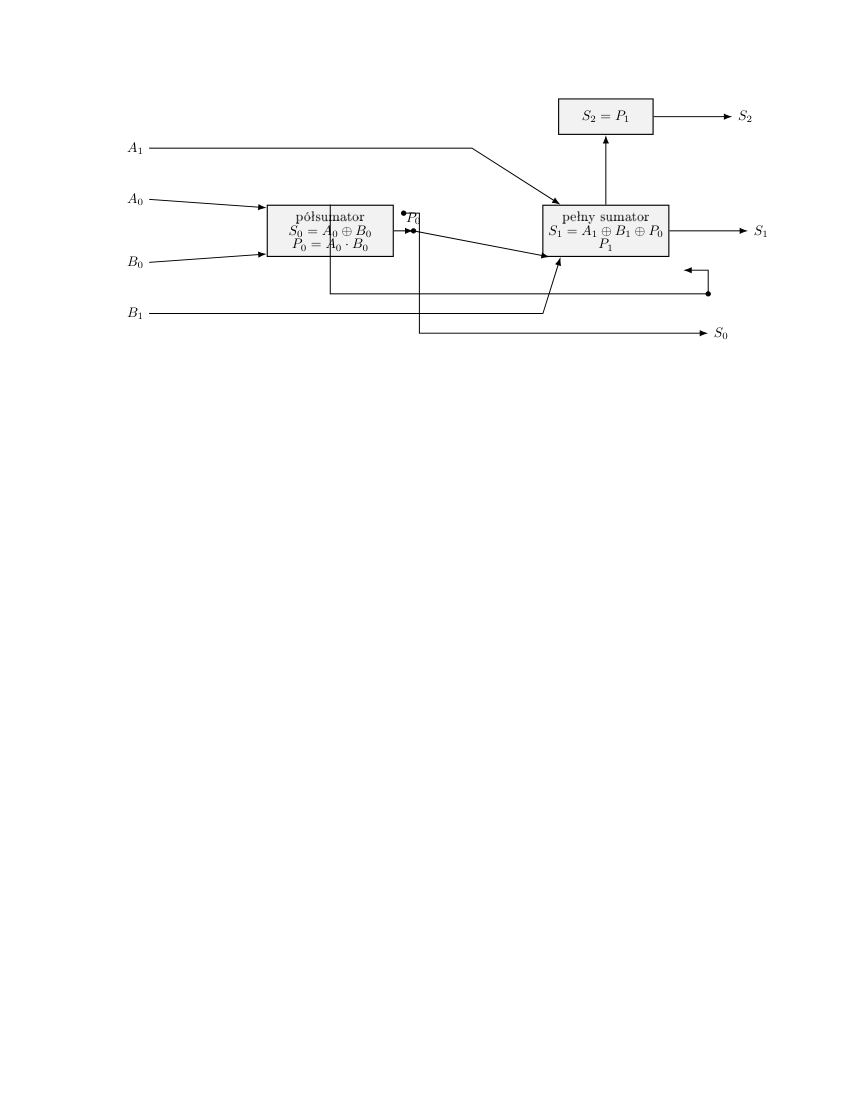
#> input picture Praca na zaliczenie/ Uwagi /„Projekt układu sumy liczby 2-bitowej z 3-bitwą na bramkach NOR.”/test_page1_blokowy.png, 850 x 1100 px
$ python -i ocr_preprocessing.py   (imports and definitions only)   (older library calls are emulated)
#> lines starting #> are read from the running program, lines starting #| are printed output that depends on the picture; after the words box and inside, x2 and y2 are one past the last pixel; in counts of white or black regions, pixels touching at a corner belong together
#> further down, picture is the input picture: shape (1100, 850, 3); min 0, max 255, mean 253.5
"""
OCR Preprocessing Pipeline — deskew, binarization, background removal, perspective.

Wdrożenie rekomendacji z Raportu Analitycznego Enterprise Pipeline OCR v7.0:
- Sekcja 2.2: "Brak explicit deskew — to istotna luka!"
- Sekcja 2.2: "Brak binaryzacji adaptacyjnej (Sauvola)"
- Sekcja 5.1: "Brak korekcji perspektywy dla zdjęć pod kątem"
- Sekcja 8.9: "Predictive Preprocessing — adaptacyjne parametry"

v7.0 Audit — wszystkie krytyczne luki preprocessing załatane.
"""

from __future__ import annotations

import math
from pathlib import Path
from typing import Any

from structlog import get_logger

# [1 line that did not run here, left out]

try:
    import cv2
    import numpy as np

    HAS_CV2 = True
except ImportError:
    HAS_CV2 = False
    cv2 = None  # type: ignore
    np = None  # type: ignore

try:
    from PIL import Image, ImageFilter, ImageOps

    HAS_PIL = True
except ImportError:
    HAS_PIL = False
    Image = None  # type: ignore


# ═══════════════════════════════════════════════════════════════════════════
# Deskew — korekcja pochylenia (Hough Line Detection)
# ═══════════════════════════════════════════════════════════════════════════

def deskew_image(image: "np.ndarray", max_angle: float = 45.0) -> "np.ndarray":
    """Korekcja pochylenia dokumentu przez wykrycie kątów linii Hougha.

    Raport v7.0: "Dokumenty skanowane często są pochylone o 1-5 stopni"

    Args:
        image: Obraz OpenCV (BGR lub grayscale).
        max_angle: Maksymalny kąt korekcji w stopniach.

    Returns:
        Obraz po korekcji pochylenia (lub oryginał jeśli nie wykryto).
    """
#> called with max_angle = 45
    if not HAS_CV2 or image is None:
        return image

    try:
        gray = cv2.cvtColor(image, cv2.COLOR_BGR2GRAY) if len(image.shape) == 3 else image
        # Invert if light background (most documents)
        if np.mean(gray) > 127:
            gray = cv2.bitwise_not(gray)
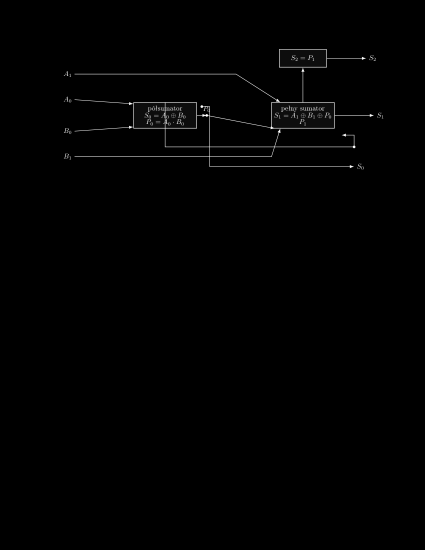
#> gray: shape (1100, 850) (shown at 1/2 size); min 0, max 255, mean 1.5

        # Wykryj krawędzie
        edges = cv2.Canny(gray, 50, 150, apertureSize=3)
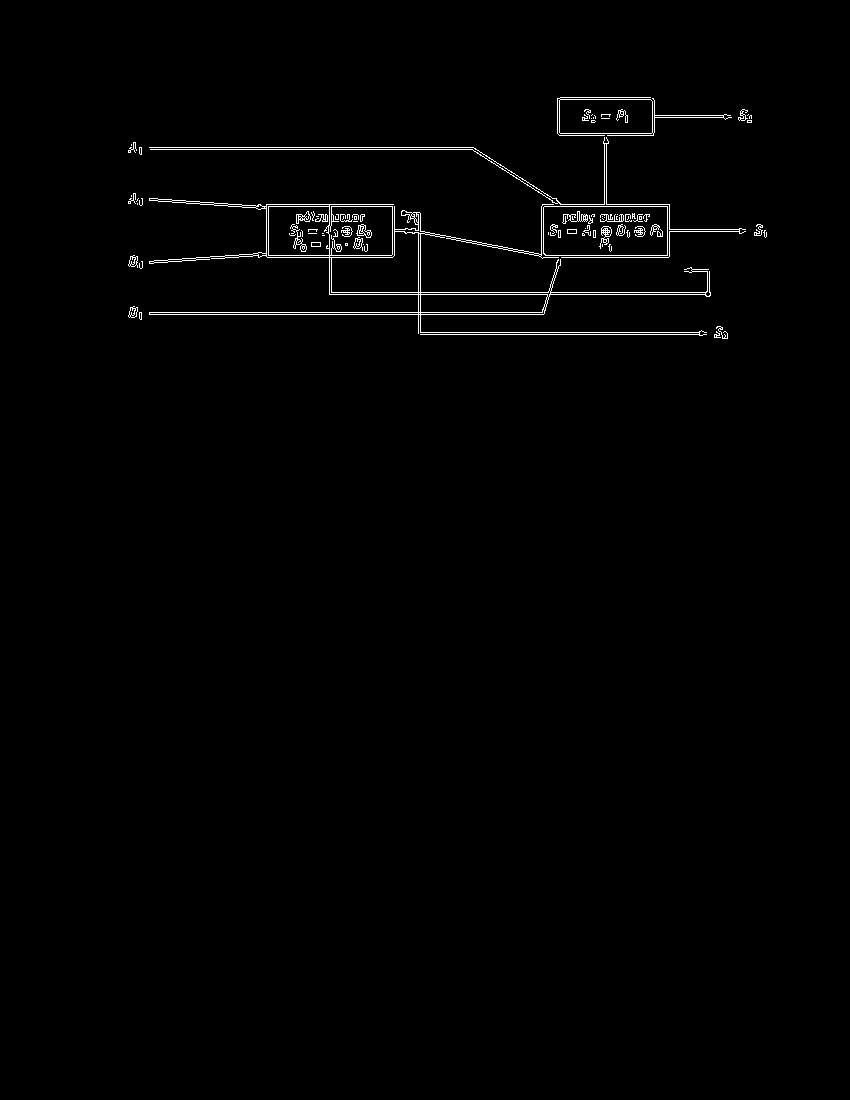
#> edges: shape (1100, 850); 0.95% white in thin lines or dots, all inside (x1, y1, x2, y2) = (128, 97, 767, 339)

        # Hough Lines
        lines = cv2.HoughLines(edges, 1, np.pi / 180, 200)
#> lines = [[312, 1.57], [314, 1.57], [292, 1.57], [294, 1.57], [147, 1.57], [149, 1.57], [334, 1.57], [257, 1.57], [332, 1.57], [255, 1.57], [204, 1.57], [206, 1.57]]
        if lines is None:
            return image

        # Zbierz kąty
        angles: list[float] = []
        for line in lines:
            rho, theta = line[0]
            angle = theta * 180.0 / np.pi - 90.0
            # Filtruj kąty bliskie poziomym i pionowym
            if abs(angle) < max_angle and abs(angle) > 0.1:
                angles.append(angle)
#> this loop made 12 passes
#> (line, rho) on passes 1 to 8: ([[312, 1.57]], 312), ([[314, 1.57]], 314), ([[292, 1.57]], 292), ([[294, 1.57]], 294), ([[147, 1.57]], 147), ([[149, 1.57]], 149), ([[334, 1.57]], 334), ([[257, 1.57]], 257)
#> after the loop, angles = []

        if not angles:
            return image

        median_angle = float(np.median(angles))
        if abs(median_angle) < 0.3:
            return image  # Pomijalne pochylenie

        # Rotacja
        (h, w) = image.shape[:2]
        center = (w // 2, h // 2)
        M = cv2.getRotationMatrix2D(center, median_angle, 1.0)
        rotated = cv2.warpAffine(
            image, M, (w, h),
            flags=cv2.INTER_CUBIC,
            borderMode=cv2.BORDER_REPLICATE,
        )
        logger.debug("[PREPROC] Deskew applied: angle=%.2f°", median_angle)
        return rotated

    except Exception as exc:
        logger.warning("[PREPROC] Deskew failed: %s", exc)
        return image


# ═══════════════════════════════════════════════════════════════════════════
# Sauvola Binarization — adaptacyjna binaryzacja
# ═══════════════════════════════════════════════════════════════════════════

# [187 lines left out: functions sauvola_binarize, remove_background, correct_perspective, not called in this run]


# ═══════════════════════════════════════════════════════════════════════════
# Predictive Preprocessing — adaptacyjne dostosowanie parametrów
# ═══════════════════════════════════════════════════════════════════════════

def predictive_preprocess(
    image: "np.ndarray",
    quality_assessment: dict[str, float] | None = None,
) -> "np.ndarray":
    """Predykcyjny preprocessing na podstawie oceny jakości obrazu.

    Raport v7.0, Innowacja 13:
    - Sharpness < 0.3 → zwiększ UnsharpMask (radius=2, percent=200)
    - Contrast < 0.2 → zastosuj CLAHE (OpenCV)
    - Brightness < 0.3 lub > 0.7 → Gamma correction
    - Entropy < 0.3 → obraz prawdopodobnie pusty → pomiń

    Args:
        image: Obraz OpenCV (BGR lub grayscale).
        quality_assessment: Wynik assess_image_quality (sharpness, contrast, brightness, entropy).

    Returns:
        Obraz po predykcyjnym preprocessingu.
    """
    if not HAS_CV2 or image is None:
        return image

    try:
        result = image.copy()
        gray = cv2.cvtColor(result, cv2.COLOR_BGR2GRAY) if len(result.shape) == 3 else result

        if quality_assessment is None:
            # Szybka ocena jakości
            sharpness = min(float(cv2.Laplacian(gray, cv2.CV_64F).var()) / 500.0, 1.0)
#> sharpness = 1
            mean_val, stddev_val = cv2.meanStdDev(gray)
#> mean_val = [253.5]; stddev_val = [14.98]
            contrast = min(float(stddev_val[0][0]) / 80.0, 1.0)
#> contrast = 0.187
            brightness = float(mean_val[0][0]) / 255.0
#> brightness = 0.994
            entropy_val = _estimate_entropy(gray)
        else:
            sharpness = quality_assessment.get("sharpness", 0.5)
            contrast = quality_assessment.get("contrast", 0.5)
            brightness = quality_assessment.get("brightness", 0.5)
            entropy_val = quality_assessment.get("entropy", 0.5)

        # Entropy < 0.3 → obraz prawdopodobnie pusty
        if entropy_val < 0.3:
            logger.debug("[PREPROC] Low entropy (%.3f) — likely blank, skipping heavy preprocessing", entropy_val)
            return result

        # Sharpness < 0.3 → UnsharpMask
        if sharpness < 0.3 and HAS_PIL:
            try:
                pil_img = Image.fromarray(cv2.cvtColor(result, cv2.COLOR_BGR2RGB) if len(result.shape) == 3 else result)
                sharpened = pil_img.filter(ImageFilter.UnsharpMask(radius=2, percent=200, threshold=3))
                result = cv2.cvtColor(np.array(sharpened), cv2.COLOR_RGB2BGR) if len(result.shape) == 3 else np.array(sharpened)
                logger.debug("[PREPROC] Low sharpness (%.3f) → UnsharpMask applied", sharpness)
            except Exception:
                pass

        # Contrast < 0.2 → CLAHE
        if contrast < 0.2:
            try:
                clahe = cv2.createCLAHE(clipLimit=2.0, tileGridSize=(8, 8))
                if len(result.shape) == 3:
                    lab = cv2.cvtColor(result, cv2.COLOR_BGR2LAB)
                    l, a, b = cv2.split(lab)
                    l = clahe.apply(l)
                    result = cv2.cvtColor(cv2.merge([l, a, b]), cv2.COLOR_LAB2BGR)
                else:
                    result = clahe.apply(result)
                logger.debug("[PREPROC] Low contrast (%.3f) → CLAHE applied", contrast)
            except Exception:
                pass

        # Brightness < 0.3 lub > 0.7 → Gamma correction
        if brightness < 0.3 or brightness > 0.7:
            try:
                target_brightness = 0.5
                gamma = math.log(target_brightness) / math.log(max(brightness, 0.01))
                gamma = max(0.2, min(5.0, gamma))
                look_up_table = np.array([
                    ((i / 255.0) ** (1.0 / gamma)) * 255 for i in range(256)
                ], dtype=np.uint8)
                result = cv2.LUT(result, look_up_table)
                logger.debug("[PREPROC] Brightness (%.3f) → Gamma %.2f applied", brightness, gamma)
            except Exception:
                pass

        return result

    except Exception as exc:
        logger.warning("[PREPROC] Predictive preprocessing failed: %s", exc)
        return image


# ═══════════════════════════════════════════════════════════════════════════
# Full preprocessing pipeline
# ═══════════════════════════════════════════════════════════════════════════

def full_ocr_preprocess(
    image: "np.ndarray",
    *,
    apply_deskew: bool = True,
    apply_sauvola: bool = True,
    apply_background_removal: bool = False,
    apply_perspective_correction: bool = False,
    apply_predictive: bool = True,
    quality_assessment: dict[str, float] | None = None,
    sauvola_k: float = 0.2,
    sauvola_window: int = 25,
) -> "np.ndarray":
    """Pełny pipeline preprocessing OCR (v7.0).

    Kolejność operacji (zoptymalizowana):
    1. Korekcja perspektywy (jeśli zdjęcie pod kątem)
    2. Usuwanie tła
    3. Deskew (korekcja pochylenia)
    4. Predictive preprocessing (CLAHE, gamma, unsharp)
    5. Binaryzacja Sauvola

    Args:
        image: Obraz OpenCV.
        apply_deskew: Włącz korekcję pochylenia.
        apply_sauvola: Włącz binaryzację Sauvola.
        apply_background_removal: Włącz usuwanie tła.
        apply_perspective_correction: Włącz korekcję perspektywy.
        apply_predictive: Włącz predykcyjny preprocessing.
        quality_assessment: Opcjonalna ocena jakości.
        sauvola_k: Parametr k Sauvola.
        sauvola_window: Rozmiar okna Sauvola.

    Returns:
        Obraz OpenCV po pełnym preprocessingu.
    """
    if not HAS_CV2 or image is None:
        return image

    result = image.copy()

    if apply_perspective_correction:
        result = correct_perspective(result)

    if apply_background_removal:
        result = remove_background(result)

    if apply_deskew:
        result = deskew_image(result)

    if apply_predictive:
        result = predictive_preprocess(result, quality_assessment)

    if apply_sauvola:
        result = sauvola_binarize(result, window_size=sauvola_window, k=sauvola_k)

    logger.info(
        "[PREPROC] Full OCR preprocessing: deskew=%s, sauvola=%s, bg_removal=%s, perspective=%s, predictive=%s",
        apply_deskew, apply_sauvola, apply_background_removal,
        apply_perspective_correction, apply_predictive,
    )
    return result


# ═══════════════════════════════════════════════════════════════════════════
# Helpers
# ═══════════════════════════════════════════════════════════════════════════

def _estimate_entropy(gray: "np.ndarray") -> float:
    """Szybkie oszacowanie entropii obrazu."""
    try:
        hist = cv2.calcHist([gray], [0], None, [256], [0, 256])
#> hist = 256 values, max 912650 at index 255, min 4 at index 39, mean 3652.3
        hist = hist / hist.sum()
#> hist = 256 values, max 0.976 at index 255, min 4.28e-06 at index 39, mean 0.00391
        hist = hist[hist > 0]
        entropy_val = -float(np.sum(hist * np.log2(hist)))
#> entropy_val = 0.252
        return min(entropy_val / 8.0, 1.0)
    except Exception:
        return 0.5


# [33 lines left out: function preprocess_image_file, not called in this run]


__all__ = [
    "HAS_CV2",
    "deskew_image",
    "sauvola_binarize",
    "remove_background",
    "correct_perspective",
    "predictive_preprocess",
    "full_ocr_preprocess",
    "preprocess_image_file",
    "_estimate_entropy",
]

>>> import cv2
>>> picture = cv2.imread('../../Praca na zaliczenie/ Uwagi /„Projekt układu sumy liczby 2-bitowej z 3-bitwą na bramkach NOR.”/test_page1_blokowy.png')
>>> result = full_ocr_preprocess(picture)
#> in predictive_preprocess, `entropy_val = _estimate_entropy(gray)`: entropy_val = 0.0315
#> (the run stopped early here; a loop or call above may not have finished)

$ run again, on Praca na zaliczenie/ Uwagi /„Projekt układu sumy liczby 2-bitowej z 3-bitwą na bramkach NOR.”/test_page3_NOR.png
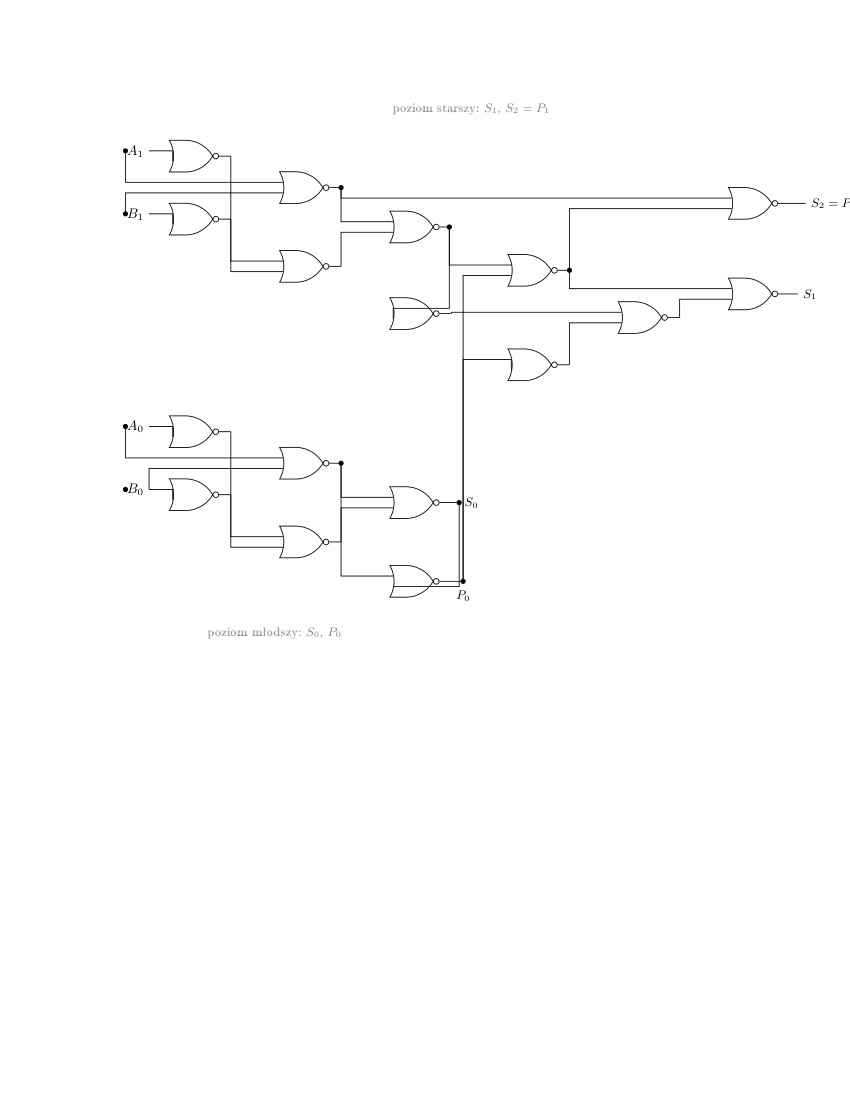
#> input picture Praca na zaliczenie/ Uwagi /„Projekt układu sumy liczby 2-bitowej z 3-bitwą na bramkach NOR.”/test_page3_NOR.png, 850 x 1100 px
#> picture is the input picture: shape (1100, 850, 3); min 0, max 255, mean 253.3
#> in deskew_image, `edges = cv2.Canny(gray, 50, 150, apertureSize=3)`:
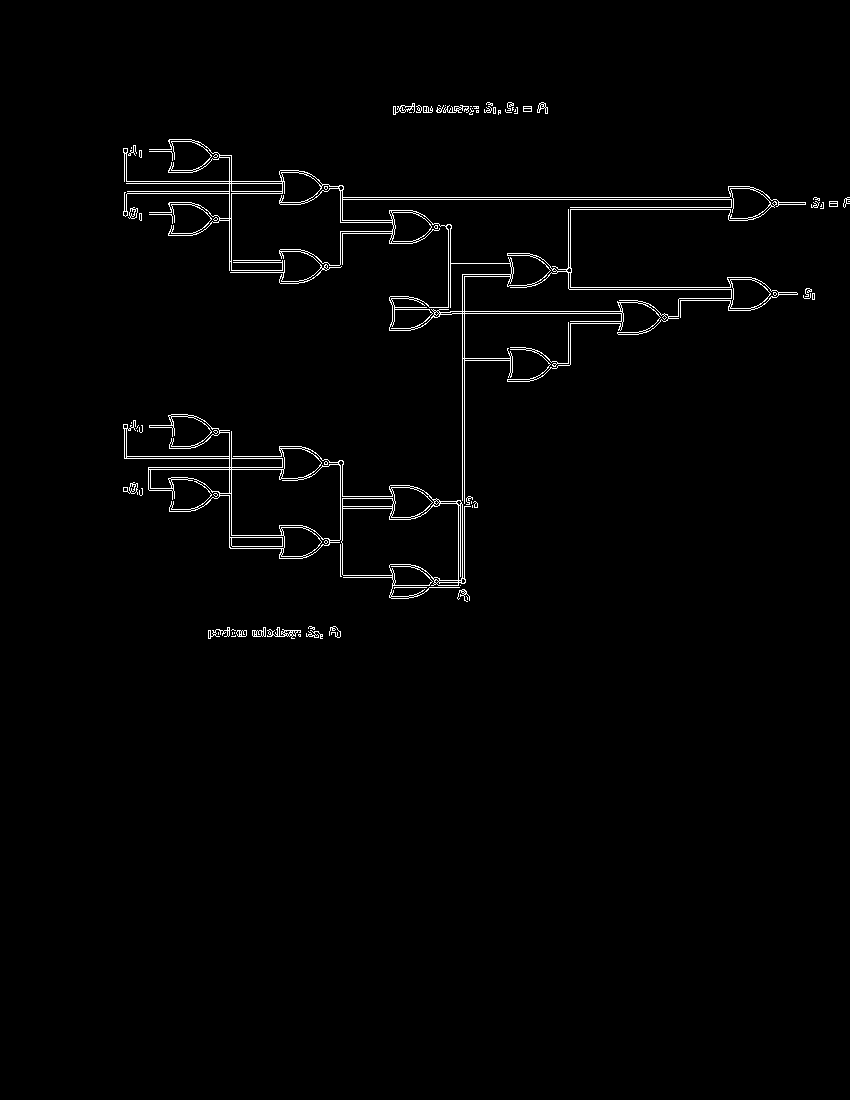
#> edges: shape (1100, 850); 1.5% white in thin lines or dots, all inside (x1, y1, x2, y2) = (123, 102, 850, 639)
#> lines = [[199, 1.57], [197, 1.57], [464, 0], [462, 0], [188, 1.59], [229, 0], [231, 0], [190, 1.59]]
#> the loop in deskew_image, `for line in lines:` made 8 passes
#> (rho, theta, angle) on passes 1 to 8: (199, 1.57, 2.5e-06), (197, 1.57, 2.5e-06), (464, 0, -90), (462, 0, -90), (188, 1.59, 1), (229, 0, -90), (231, 0, -90), (190, 1.59, 1)
#> after the loop in deskew_image, `for line in lines:`: angles = [1, 1]
#> median_angle = 1
#> M = [[1, 0.0175, -9.53], [-0.0175, 1, 7.5]]
#> in deskew_image, `rotated = cv2.warpAffine( image, M, (w, h), flags=cv2.INTER_CUBIC, bor..`:
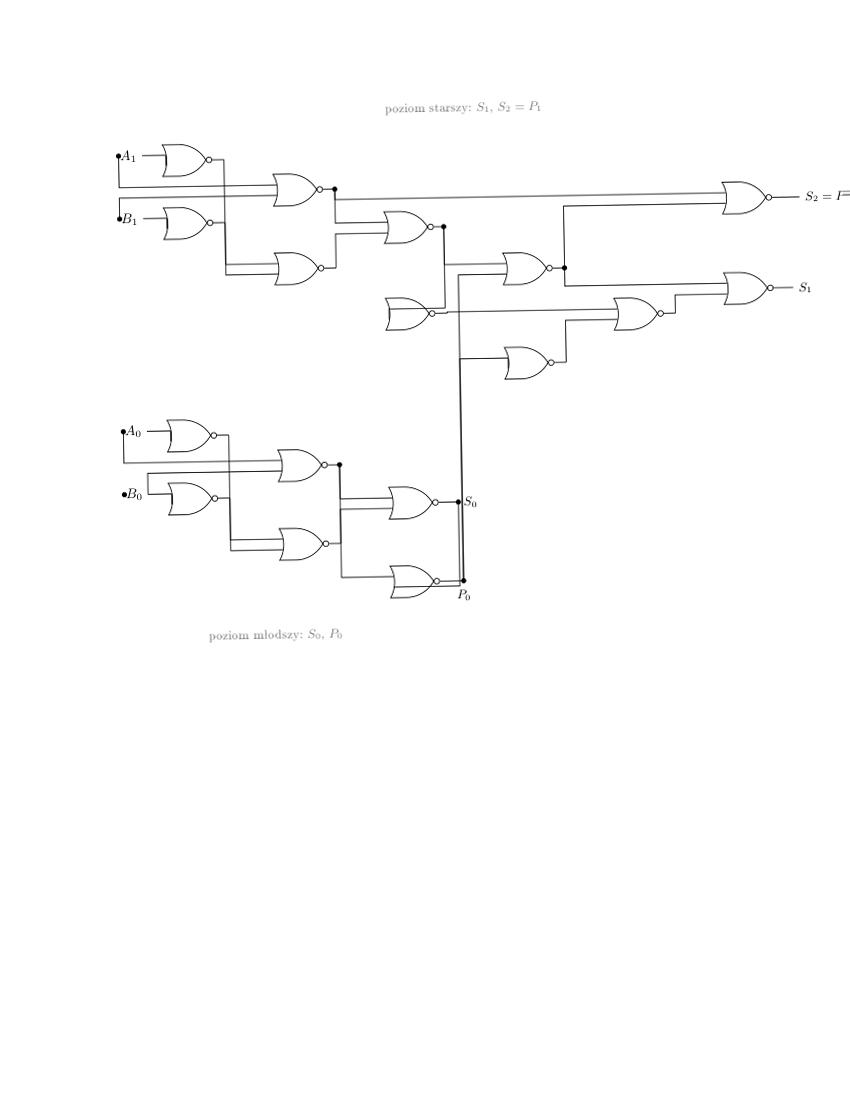
#> rotated: shape (1100, 850, 3); min 0, max 255, mean 253.2
